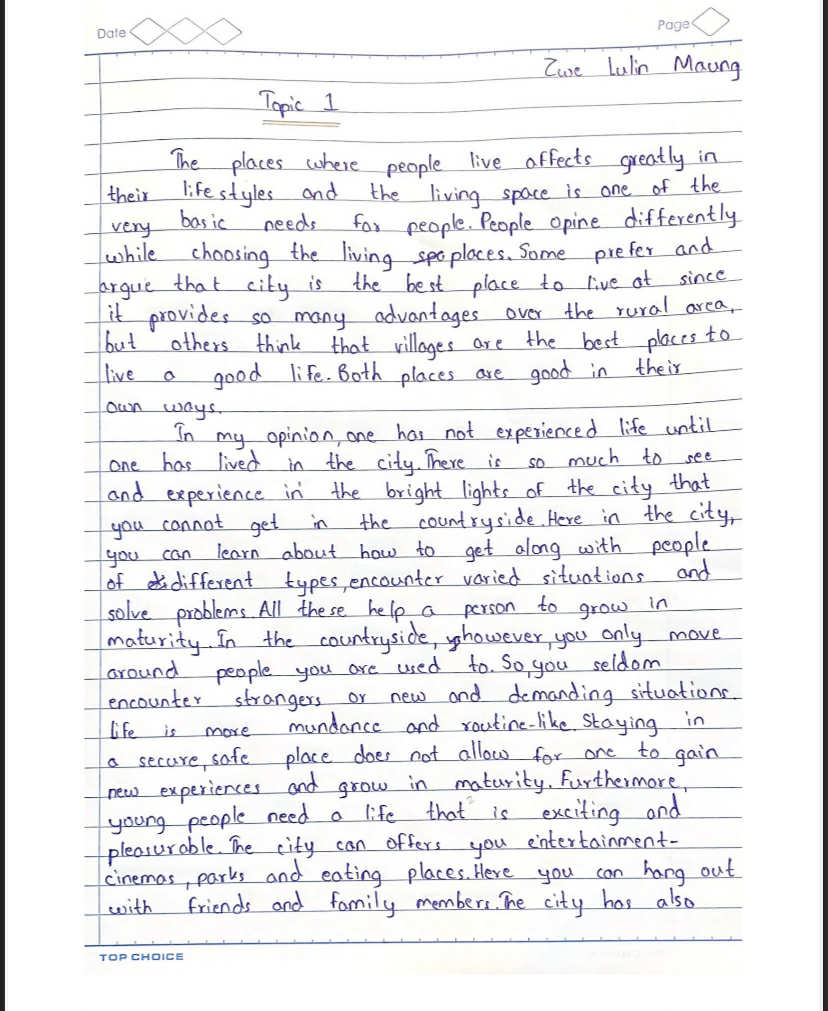
#> input picture test_images/test1.jpeg, 828 x 1011 px
$ python test_module2.py   (older library calls are emulated)
#> lines starting #> are read from the running program, lines starting #| are printed output that depends on the picture; after the words box and inside, x2 and y2 are one past the last pixel; in counts of white or black regions, pixels touching at a corner belong together
#> further down, img is the input picture: shape (1011, 828, 3); mean B, G, R 239.6, 237.8, 237.9
### module2/segmentation.py
import cv2
import numpy as np
import matplotlib.pyplot as plt

# ---------- Thresholding ----------
def global_threshold(img, thresh_value=127):
    """Apply simple global thresholding."""
#> called with thresh_value = 127
    if len(img.shape) == 3:
        img = cv2.cvtColor(img, cv2.COLOR_BGR2GRAY)
#> img: shape (1011, 828)
    _, binary = cv2.threshold(img, thresh_value, 255, cv2.THRESH_BINARY)
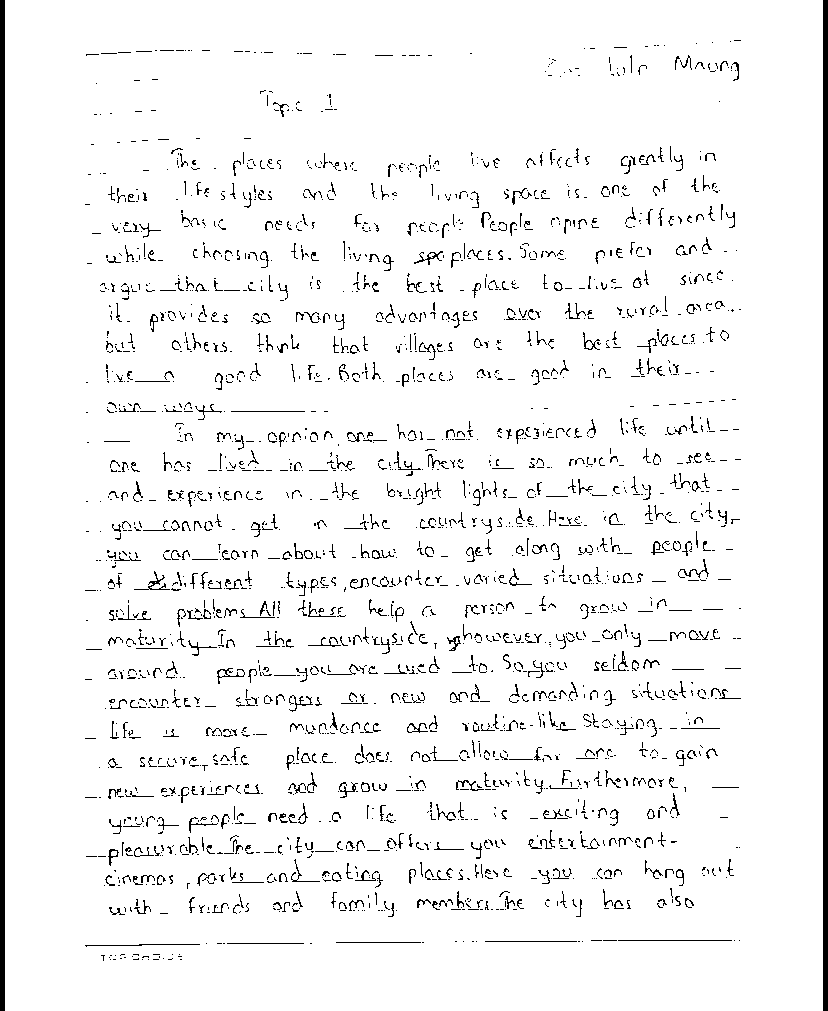
#> binary: shape (1011, 828); 95.1% white; 2344 black regions (1747 under 20 px), largest, box (x1, y1, x2, y2) and area: (0, 0, 5, 1011) 5055, (823, 0, 828, 1011) 5055, (134, 571, 170, 590) 121
    return binary

def adaptive_threshold(img):
    """Apply adaptive Gaussian thresholding."""
    if len(img.shape) == 3:
        img = cv2.cvtColor(img, cv2.COLOR_BGR2GRAY)
    binary = cv2.adaptiveThreshold(
        img, 255, cv2.ADAPTIVE_THRESH_GAUSSIAN_C,
        cv2.THRESH_BINARY, 11, 2
    )
#> binary: shape (1011, 828); 87.3% white; black in thin lines or dots
    return binary

def otsu_threshold(img):
    """Automatically find optimal threshold using Otsu’s method."""
    if len(img.shape) == 3:
        img = cv2.cvtColor(img, cv2.COLOR_BGR2GRAY)
    _, binary = cv2.threshold(img, 0, 255, cv2.THRESH_BINARY + cv2.THRESH_OTSU)
#> binary: shape (1011, 828); 91% white; black in thin lines or dots
    return binary

# ---------- Edge Detection ----------
def sobel_edge(img):
    """Detect edges using Sobel operator."""
    if len(img.shape) == 3:
        img = cv2.cvtColor(img, cv2.COLOR_BGR2GRAY)
    grad_x = cv2.Sobel(img, cv2.CV_64F, 1, 0, ksize=3)
    grad_y = cv2.Sobel(img, cv2.CV_64F, 0, 1, ksize=3)
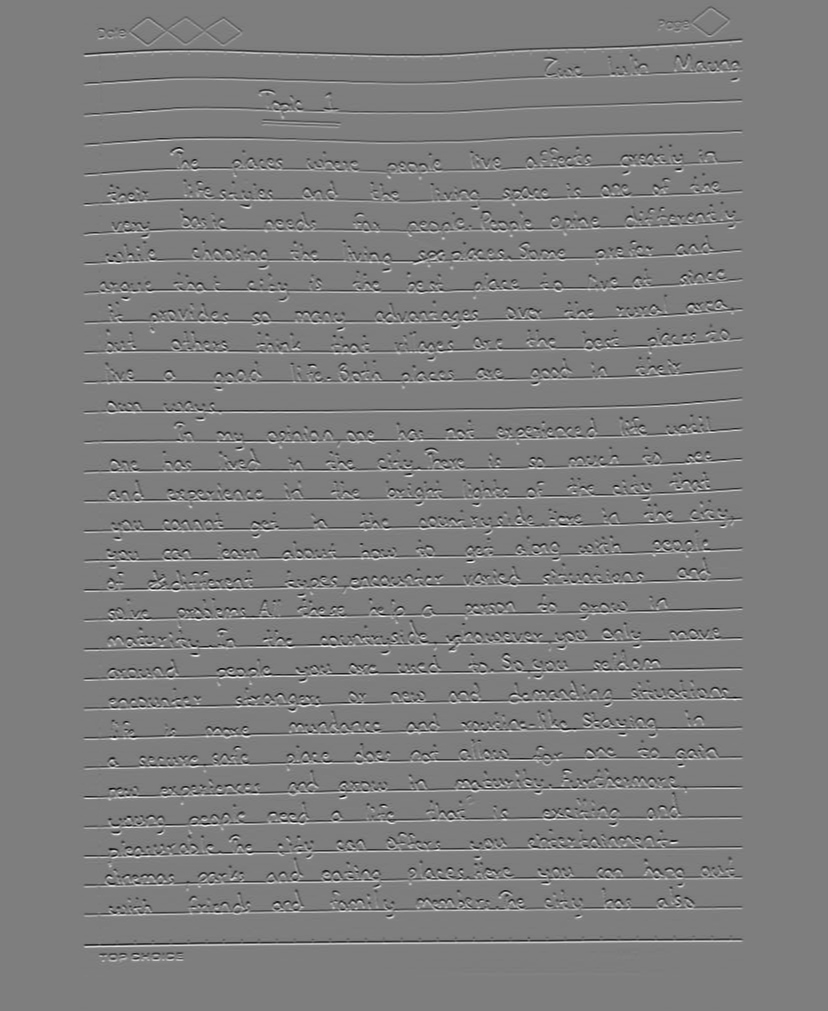
#> grad_y: shape (1011, 828) float64; min -959, max 979, mean 0; drawn with min black and max white
    sobel = cv2.magnitude(grad_x, grad_y)
    sobel = np.uint8(np.clip(sobel, 0, 255))
    return sobel

# [21 lines left out: function prewitt_edge, not called in this run]

def canny_edge(img, low=100, high=200):
    """Canny edge detection."""
#> called with low = 100, high = 200
    if len(img.shape) == 3:
        img = cv2.cvtColor(img, cv2.COLOR_BGR2GRAY)
    edges = cv2.Canny(img, low, high)
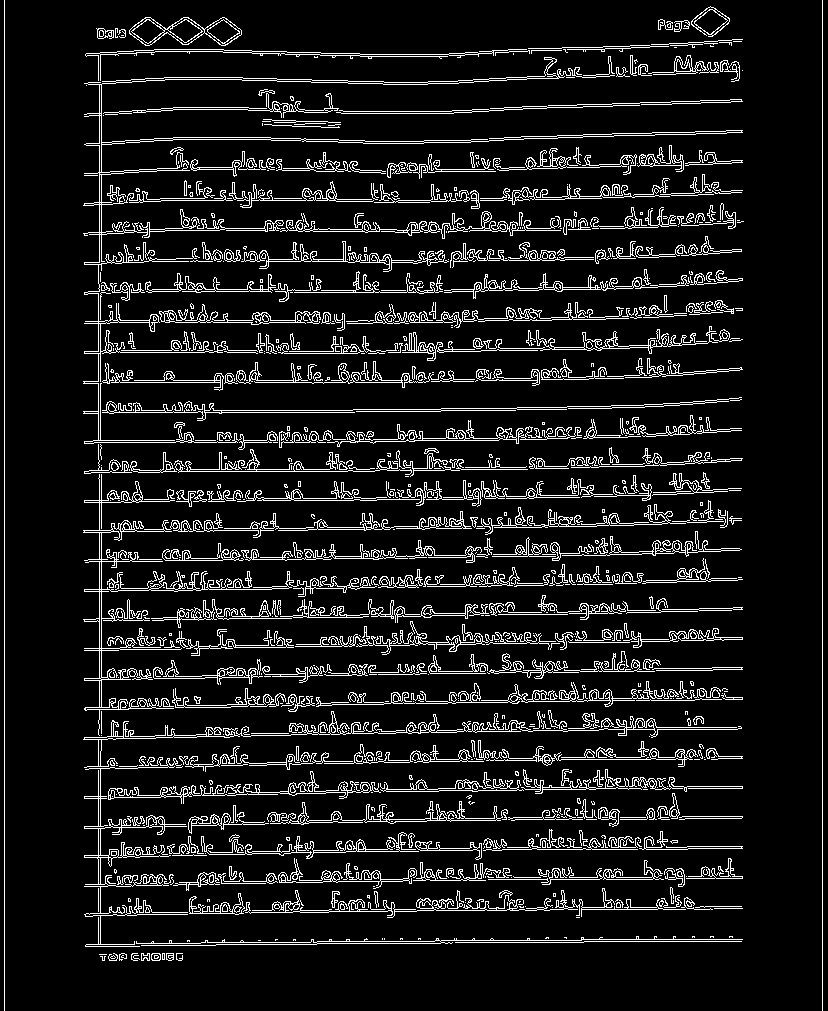
#> edges: shape (1011, 828); 9.8% white in thin lines or dots
    return edges

# [7 lines left out: function region_growing, not called in this run]


# ---------- Morphological Operations ----------
def morphological_ops(img, operation='dilate', kernel_size=3, iterations=1):
    """Perform dilation, erosion, opening, or closing."""
#> called with operation = 'dilate', kernel_size = 3, iterations = 1
    if len(img.shape) == 3:
        img = cv2.cvtColor(img, cv2.COLOR_BGR2GRAY)
    kernel = np.ones((kernel_size, kernel_size), np.uint8)

    if operation == 'dilate':
        return cv2.dilate(img, kernel, iterations=iterations)
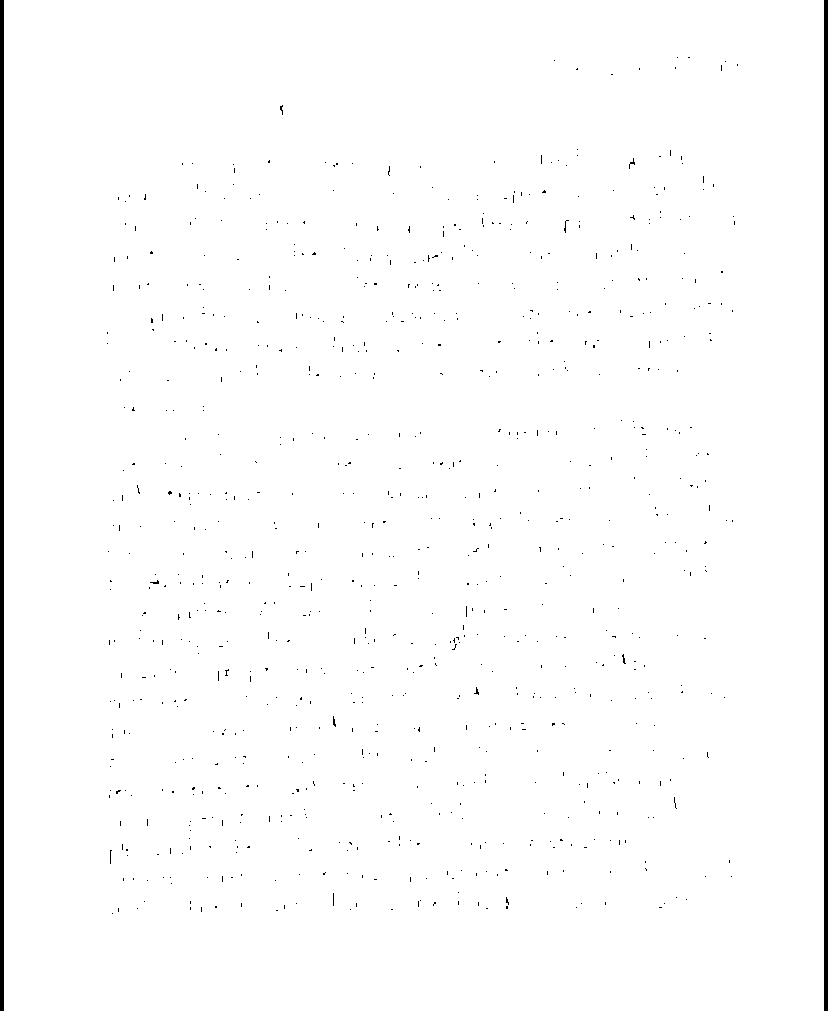
#> returned value: shape (1011, 828); 98.8% white; 848 black regions (845 under 20 px), largest, box (x1, y1, x2, y2) and area: (0, 0, 4, 1011) 4044, (824, 0, 828, 1011) 4044, (629, 158, 635, 169) 20
    elif operation == 'erode':
        return cv2.erode(img, kernel, iterations=iterations)
    elif operation == 'open':
        return cv2.morphologyEx(img, cv2.MORPH_OPEN, kernel)
    elif operation == 'close':
        return cv2.morphologyEx(img, cv2.MORPH_CLOSE, kernel)
    else:
        raise ValueError("Invalid operation type.")

# ---------- Contour Detection ----------
def find_contours(img):
    """Find and draw contours on the image."""
    if len(img.shape) == 3:
        gray = cv2.cvtColor(img, cv2.COLOR_BGR2GRAY)
    else:
        gray = img
    _, thresh = cv2.threshold(gray, 127, 255, cv2.THRESH_BINARY)
    contours, _ = cv2.findContours(thresh, cv2.RETR_EXTERNAL, cv2.CHAIN_APPROX_SIMPLE)
#> contours = [[[5, 0], [5, 1010], [822, 1010], [822, 0]]]
    contour_img = cv2.cvtColor(gray, cv2.COLOR_GRAY2BGR)
    cv2.drawContours(contour_img, contours, -1, (0, 255, 0), 2)
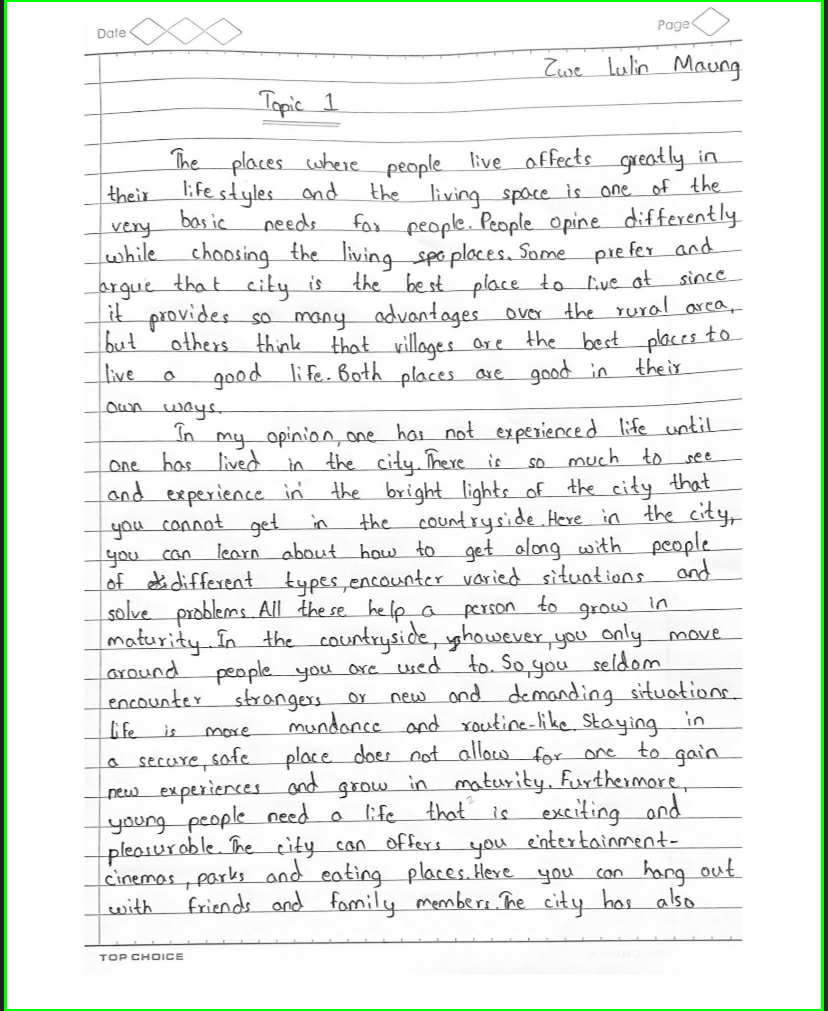
#> contour_img: shape (1011, 828, 3); mean B, G, R 235.8, 238.6, 235.8
    return contour_img

# ---------- Visualization ----------
def show_comparison(original, processed, title1="Original", title2="Processed"):
    """Display two images side-by-side."""
    plt.figure(figsize=(10, 4))
    plt.subplot(1, 2, 1)
    if len(original.shape) == 3:
        plt.imshow(cv2.cvtColor(original, cv2.COLOR_BGR2RGB))
    else:
        plt.imshow(original, cmap='gray')
    plt.title(title1)
    plt.axis('off')

    plt.subplot(1, 2, 2)
    if len(processed.shape) == 3:
        plt.imshow(cv2.cvtColor(processed, cv2.COLOR_BGR2RGB))
    else:
        plt.imshow(processed, cmap='gray')
    plt.title(title2)
    plt.axis('off')
    plt.show()

### test_module2.py
import cv2
from module2.segmentation import (
    global_threshold,
    adaptive_threshold,
    otsu_threshold,
    sobel_edge,
    canny_edge,
    morphological_ops,
    find_contours,
    show_comparison
)

# Load test image
img = cv2.imread('test_images/test1.jpeg')
if img is None:
    raise FileNotFoundError("⚠️ Image not found! Check 'test_images/digit_sample.jpg'.")

# 1️⃣ Global Thresholding
global_bin = global_threshold(img)
show_comparison(img, global_bin, "Original", "Global Threshold")

# 2️⃣ Adaptive Thresholding
adaptive_bin = adaptive_threshold(img)
show_comparison(img, adaptive_bin, "Original", "Adaptive Threshold")

# 3️⃣ Otsu Thresholding
otsu_bin = otsu_threshold(img)
show_comparison(img, otsu_bin, "Original", "Otsu Threshold")

# 4️⃣ Sobel Edge
sobel_img = sobel_edge(img)
show_comparison(img, sobel_img, "Original", "Sobel Edge")

# 5️⃣ Canny Edge
canny_img = canny_edge(img)
show_comparison(img, canny_img, "Original", "Canny Edge")

# 6️⃣ Morphological Operations (Dilation)
dilated = morphological_ops(otsu_bin, 'dilate', kernel_size=3)
show_comparison(otsu_bin, dilated, "Original (Otsu)", "Dilated")

# 7️⃣ Contour Detection
contours = find_contours(img)
show_comparison(img, contours, "Original", "Contours")
#> in show_comparison (call 7), `plt.show()`:
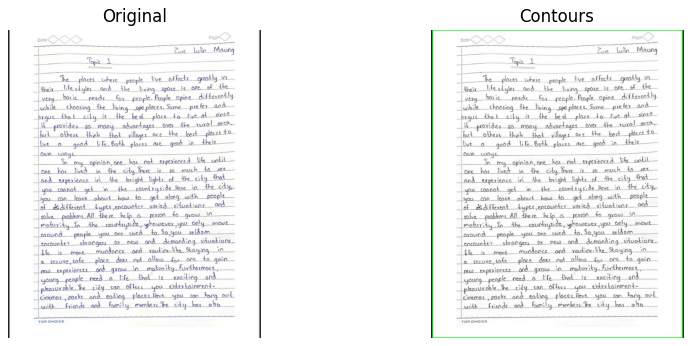
#> figure drawn by matplotlib, 2 panels
